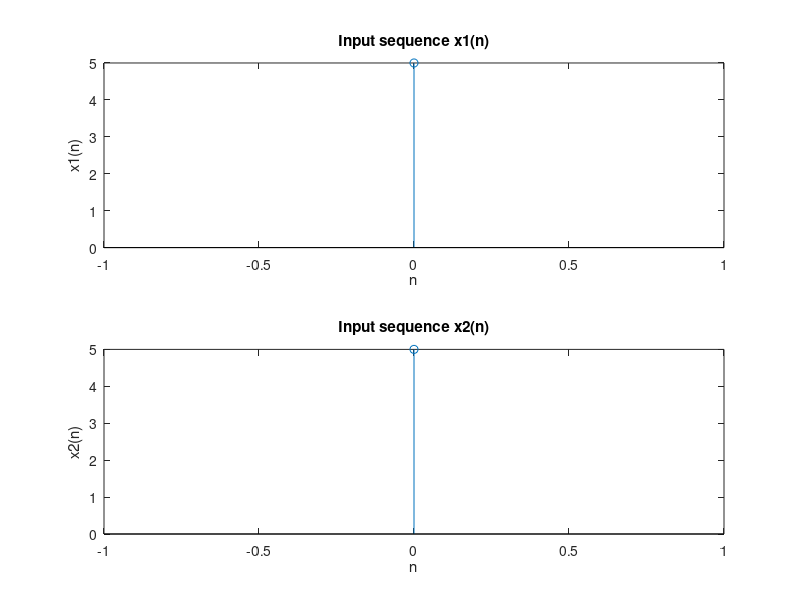
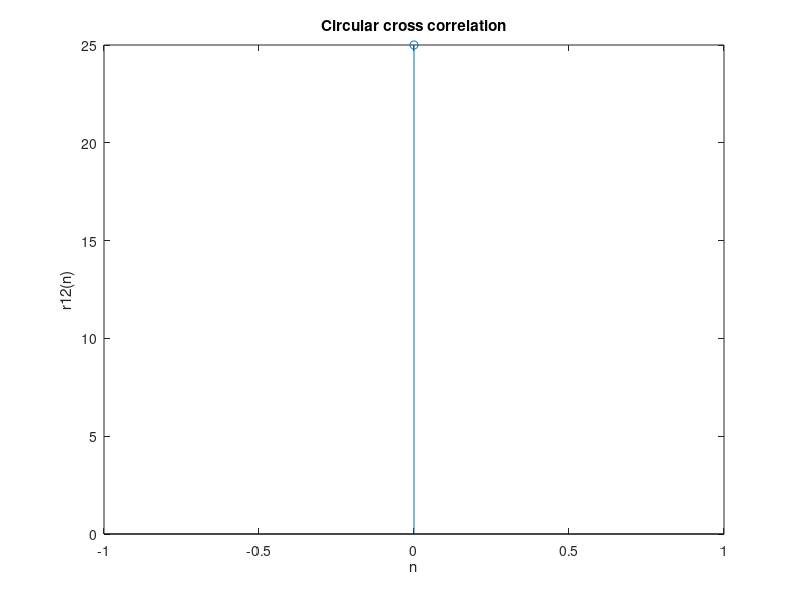

MATLAB code for these plots, in order:
clc; close all; clear all;
x1 = input('Enter the input sequence x1(n):');
x2 = input('Enter the input sequence x2(n):');
N = max(length(x1),length(x2));
X1k = fft(x1,N)
X2k = fft(x2,N)
R12k = X1k.*conj(X2k);
r12 = ifft(R12k)
% to plot input sequence
figure(1);
n1 = 0:length(x1)-1;
subplot(2,1,1), stem(n1,x1);
xlabel('n'); ylabel('x1(n)');
title('Input sequence x1(n)');
n2 = 0:length(x2)-1;
subplot(2,1,2), stem(n2,x2);
xlabel('n'); ylabel('x2(n)');
title('Input sequence x2(n)');
n3 = 0:N-1;

% to plot output sequence
figure(2);
stem(n3,abs(r12));
xlabel('n'); ylabel('r12(n)');
title('Circular cross correlation');
disp(r12);
